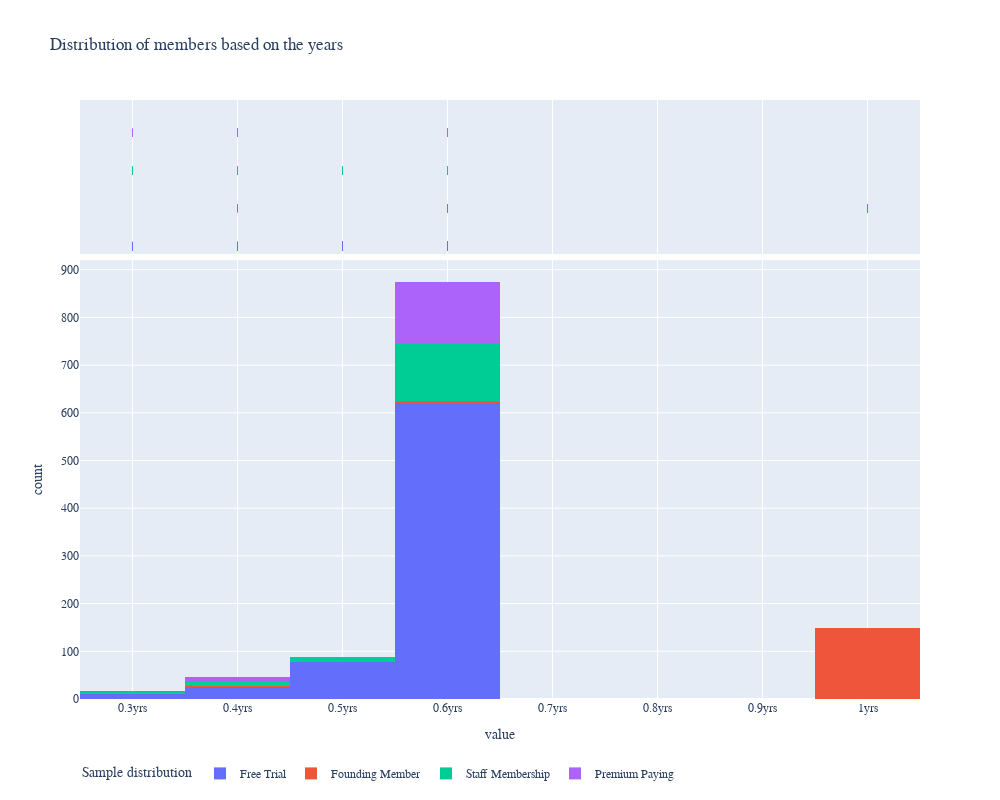

The cell this chart's notebook holds for it:
### Markdown cell above
### Exploratory Analysis

Looking through the data to extract useful information

### Code cell
fig = px.histogram(users_df_sam['Yearly_count'], color=users_df_sam['Membership Type'],
                  nbins = 10, hover_name=users_df_sam['Country'], marginal='rug',
                  height=800, width= 1000, title = "Distribution of members based on the years")
fig.update_xaxes(
ticksuffix = "yrs", showgrid = True)
fig.update_layout ( # customize the font and the legend
 font_family = "Rockwell", 
legend = dict (
title = "Sample distribution", orientation = "h"))
fig.show()

### Figure 1 — Plotly figure (JSON) as saved in the notebook; plotly's stock layout.template omitted (floating-point values rounded to 4 significant figures; data arrays with more than 128 entries replaced by an {"elided": "..."} marker saying what was removed)
{"data": [{"alignmentgroup": "True", "bingroup": "x", "hovertemplate": "color=Free Trial<br>value=%{x}<br>count=%{y}<extra></extra>", "legendgroup": "Free Trial", "marker": {"color": "#636efa"}, "name": "Free Trial", "nbinsx": 10, "offsetgroup": "Free Trial", "orientation": "v", "showlegend": true, "type": "histogram", "x": {"elided": "734 float values"}, "xaxis": "x", "yaxis": "y"}, {"alignmentgroup": "True", "boxpoints": "all", "fillcolor": "rgba(255,255,255,0)", "hoveron": "points", "hovertemplate": "<b>%{hovertext}</b><br><br>color=Free Trial<br>value=%{x}<extra></extra>", "hovertext": {"elided": "734 str values"}, "jitter": 0, "legendgroup": "Free Trial", "line": {"color": "rgba(255,255,255,0)"}, "marker": {"color": "#636efa", "symbol": "line-ns-open"}, "name": "Free Trial", "offsetgroup": "Free Trial", "showlegend": false, "type": "box", "x": {"elided": "734 float values"}, "xaxis": "x2", "yaxis": "y2"}, {"alignmentgroup": "True", "bingroup": "x", "hovertemplate": "color=Founding Member<br>value=%{x}<br>count=%{y}<extra></extra>", "legendgroup": "Founding Member", "marker": {"color": "#EF553B"}, "name": "Founding Member", "nbinsx": 10, "offsetgroup": "Founding Member", "orientation": "v", "showlegend": true, "type": "histogram", "x": {"elided": "153 float values"}, "xaxis": "x", "yaxis": "y"}, {"alignmentgroup": "True", "boxpoints": "all", "fillcolor": "rgba(255,255,255,0)", "hoveron": "points", "hovertemplate": "<b>%{hovertext}</b><br><br>color=Founding Member<br>value=%{x}<extra></extra>", "hovertext": {"elided": "153 str values"}, "jitter": 0, "legendgroup": "Founding Member", "line": {"color": "rgba(255,255,255,0)"}, "marker": {"color": "#EF553B", "symbol": "line-ns-open"}, "name": "Founding Member", "offsetgroup": "Founding Member", "showlegend": false, "type": "box", "x": {"elided": "153 float values"}, "xaxis": "x2", "yaxis": "y2"}, {"alignmentgroup": "True", "bingroup": "x", "hovertemplate": "color=Staff Membership<br>value=%{x}<br>count=%{y}<extra></extra>", "legendgroup": "Staff Membership", "marker": {"color": "#00cc96"}, "name": "Staff Membership", "nbinsx": 10, "offsetgroup": "Staff Membership", "orientation": "v", "showlegend": true, "type": "histogram", "x": {"elided": "148 float values"}, "xaxis": "x", "yaxis": "y"}, {"alignmentgroup": "True", "boxpoints": "all", "fillcolor": "rgba(255,255,255,0)", "hoveron": "points", "hovertemplate": "<b>%{hovertext}</b><br><br>color=Staff Membership<br>value=%{x}<extra></extra>", "hovertext": {"elided": "148 str values"}, "jitter": 0, "legendgroup": "Staff Membership", "line": {"color": "rgba(255,255,255,0)"}, "marker": {"color": "#00cc96", "symbol": "line-ns-open"}, "name": "Staff Membership", "offsetgroup": "Staff Membership", "showlegend": false, "type": "box", "x": {"elided": "148 float values"}, "xaxis": "x2", "yaxis": "y2"}, {"alignmentgroup": "True", "bingroup": "x", "hovertemplate": "color=Premium Paying<br>value=%{x}<br>count=%{y}<extra></extra>", "legendgroup": "Premium Paying", "marker": {"color": "#ab63fa"}, "name": "Premium Paying", "nbinsx": 10, "offsetgroup": "Premium Paying", "orientation": "v", "showlegend": true, "type": "histogram", "x": {"elided": "139 float values"}, "xaxis": "x", "yaxis": "y"}, {"alignmentgroup": "True", "boxpoints": "all", "fillcolor": "rgba(255,255,255,0)", "hoveron": "points", "hovertemplate": "<b>%{hovertext}</b><br><br>color=Premium Paying<br>value=%{x}<extra></extra>", "hovertext": {"elided": "139 str values"}, "jitter": 0, "legendgroup": "Premium Paying", "line": {"color": "rgba(255,255,255,0)"}, "marker": {"color": "#ab63fa", "symbol": "line-ns-open"}, "name": "Premium Paying", "offsetgroup": "Premium Paying", "showlegend": false, "type": "box", "x": {"elided": "139 float values"}, "xaxis": "x2", "yaxis": "y2"}], "layout": {"barmode": "relative", "font": {"family": "Rockwell"}, "height": 800, "legend": {"orientation": "h", "title": {"text": "Sample distribution"}, "tracegroupgap": 0}, "title": {"text": "Distribution of members based on the years"}, "width": 1000, "xaxis": {"anchor": "y", "domain": [0, 1], "showgrid": true, "ticksuffix": "yrs", "title": {"text": "value"}}, "xaxis2": {"anchor": "y2", "domain": [0, 1], "matches": "x", "showgrid": true, "showticklabels": false, "ticksuffix": "yrs"}, "yaxis": {"anchor": "x", "domain": [0, 0.7326], "title": {"text": "count"}}, "yaxis2": {"anchor": "x2", "domain": [0.7426, 1], "matches": "y2", "showgrid": false, "showline": false, "showticklabels": false, "ticks": ""}}}
